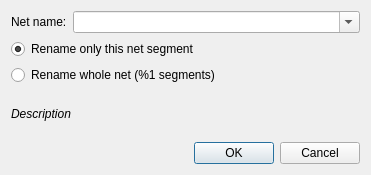
<?xml version="1.0" encoding="UTF-8"?>
<ui version="4.0">
 <class>librepcb::editor::RenameNetSegmentDialog</class>
 <widget class="QDialog" name="librepcb::editor::RenameNetSegmentDialog">
  <property name="geometry">
   <rect>
    <x>0</x>
    <y>0</y>
    <width>371</width>
    <height>175</height>
   </rect>
  </property>
  <property name="sizePolicy">
   <sizepolicy hsizetype="Preferred" vsizetype="Minimum">
    <horstretch>0</horstretch>
    <verstretch>0</verstretch>
   </sizepolicy>
  </property>
  <property name="windowTitle">
   <string>Rename net segment</string>
  </property>
  <layout class="QVBoxLayout" name="verticalLayout_2" stretch="0,0,0,1,0">
   <item>
    <layout class="QHBoxLayout" name="horizontalLayout" stretch="0,1">
     <item>
      <widget class="QLabel" name="label">
       <property name="text">
        <string>Net name:</string>
       </property>
      </widget>
     </item>
     <item>
      <widget class="QComboBox" name="cbxNetName">
       <property name="editable">
        <bool>true</bool>
       </property>
       <property name="maxVisibleItems">
        <number>20</number>
       </property>
       <property name="insertPolicy">
        <enum>QComboBox::NoInsert</enum>
       </property>
      </widget>
     </item>
    </layout>
   </item>
   <item>
    <widget class="QRadioButton" name="rbtnRenameNetSegmentOnly">
     <property name="text">
      <string>Rename only this net segment</string>
     </property>
     <property name="checked">
      <bool>true</bool>
     </property>
    </widget>
   </item>
   <item>
    <widget class="QRadioButton" name="rbtnRenameWholeNet">
     <property name="text">
      <string extracomment="Number of segments (&gt;=1)">Rename whole net (%1 segments)</string>
     </property>
    </widget>
   </item>
   <item>
    <widget class="QLabel" name="lblDescription">
     <property name="font">
      <font>
       <italic>true</italic>
      </font>
     </property>
     <property name="text">
      <string notr="true">Description</string>
     </property>
     <property name="textFormat">
      <enum>Qt::PlainText</enum>
     </property>
     <property name="wordWrap">
      <bool>true</bool>
     </property>
    </widget>
   </item>
   <item>
    <widget class="QDialogButtonBox" name="buttonBox">
     <property name="orientation">
      <enum>Qt::Horizontal</enum>
     </property>
     <property name="standardButtons">
      <set>QDialogButtonBox::Cancel|QDialogButtonBox::Ok</set>
     </property>
    </widget>
   </item>
  </layout>
 </widget>
 <tabstops>
  <tabstop>cbxNetName</tabstop>
  <tabstop>rbtnRenameNetSegmentOnly</tabstop>
  <tabstop>rbtnRenameWholeNet</tabstop>
 </tabstops>
 <resources/>
 <connections>
  <connection>
   <sender>buttonBox</sender>
   <signal>accepted()</signal>
   <receiver>librepcb::editor::RenameNetSegmentDialog</receiver>
   <slot>accept()</slot>
   <hints>
    <hint type="sourcelabel">
     <x>248</x>
     <y>254</y>
    </hint>
    <hint type="destinationlabel">
     <x>157</x>
     <y>274</y>
    </hint>
   </hints>
  </connection>
  <connection>
   <sender>buttonBox</sender>
   <signal>rejected()</signal>
   <receiver>librepcb::editor::RenameNetSegmentDialog</receiver>
   <slot>reject()</slot>
   <hints>
    <hint type="sourcelabel">
     <x>316</x>
     <y>260</y>
    </hint>
    <hint type="destinationlabel">
     <x>286</x>
     <y>274</y>
    </hint>
   </hints>
  </connection>
 </connections>
</ui>
